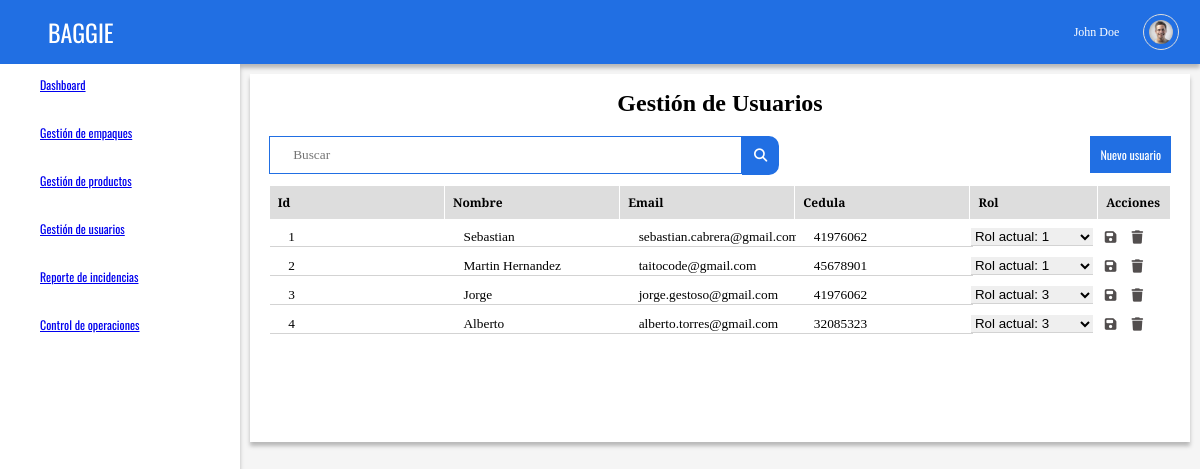
Screenshot of /usuarios/ with the database file from the repository.
### usuarios/models.py (models this page shows, shortened)
class Usuario(models.Model):
    NIVEL_USUARIO = (
        ('1', 'Administrador'),
        ('2', 'Usuario'),
        ('3', 'Operador'),
    )
    creado_el = models.DateTimeField(auto_now_add=True)
    nombre = models.CharField(max_length=60)
    email = models.EmailField(max_length=60)
    cedula = models.CharField(max_length=60)
    rol = models.CharField(max_length=1, choices=NIVEL_USUARIO)
    actividad_reciente = models.DateTimeField(auto_now_add=True)

### usuarios/views.py (the view)
# urls.py: path('usuarios/', include('usuarios.urls')),
def usuarios(request):
    usr = Usuario.objects.all()
    return render (request, 'usuarios/lista_usuarios.html', {'usuarios': usr})

### usuarios/templates/usuarios/lista_usuarios.html (shortened to what this page needs)
{% extends "main_layout.html" %}
{% block body %}
<div class="card" id="carta1">
<h1 class="card_title">Gestión de Usuarios</h1>
<div class="card_body">
  <span><form action="fbp/" method="POST" name="busqueda_empaques">
  <input type="text" name="busqueda" placeholder="Buscar" class="searcher">
  <button type="submit" value="Send" id="send" class="button_search"><i class="fas fa-search"></i></button>
  </form></span>
  <a class="button" href=/empaques/frm/>Nuevo usuario</a><br>
    {% if usuarios %}
    <table>
      <tr>
        <th>Id</th>
        <th>Nombre</th>
        <th>Email</th>
        <th>Cedula</th>
        <th>Rol</th>
        <th>Acciones</th>
      </tr>
      {% for usuario in usuarios %}
      <tr>
        <form action="modify/" method="POST" name="modificar_usuario" class="card_body">
          <td><input type="number" name="id" placeholder="Id" value="{{ usuario.id }}" ></td>
          <td><input type="text" name="nombre" placeholder="Nombre" value="{{ usuario.nombre }}"></td>
          <td><input type="email" name="email" placeholder="Email" value="{{ usuario.email }}"></td>
          <td><input type="number" name="cedula" placeholder="Cedula" value="{{ usuario.cedula }}"></td>
          <td><select name="rol" id="rol">
              <option value={{ usuario.rol }}>Rol actual: {{ usuario.rol }} </option>
            </select></td>
            <td><button type="submit" value="Modificar" id="send" class="button_icon" title="Guardar"><i class="fas fa-save"></i></button>
                <button type="submit" value="Borrar" id="send" class="button_icon" title="Borrar"><a class="fas fa-trash"></a></button>
            </td>
          </form>
        </tr>
      {% endfor %}
    {% else %}
    <table>
      <tr>
        <td>No hay usuarios registrados!</td>
      </tr>
    </table>
    {% endif %}
</div>
{% endblock %}

### static/css/theme.css (style rules this page uses)
:root { --P-Font:'Oswald', sans-serif; --S-Font:'EB Garamond', serif; --P-Negro: #524E4E; --P-Azul: #216FE3; --S-Azul: #403EAA; --P-Verde: #5A8637; --P-Amarillo: #A7B12F; --P-Rojo: #B43636; --S-Rojo: #8A4444; }
body { background-color: #F5F5F5; font-size: 1vw; margin: 0 !important; padding: 0 !important; }
#carta1 { grid-area:area1; }
.card { margin:10px; background-color: white; height: auto; width: auto; box-shadow: 0px 4px 4px rgba(0, 0, 0, 0.25); }
.card_title { font-family: var(--P-Azul); text-align: center; height: auto; width: 100%; }
.card_body { font-family: var(--S-Font); width: 96%; height: auto; text-align: justify; margin: 2%; }
input, textarea { text-indent: 1rem; font-family: var(--S-Font); width: 100%; display:block; border:none; border-bottom:1px solid lightgray; }
select { padding: 0; border:none; border-bottom:1px solid lightgray; border-radius: 0 !important; }
.button { font-family: var(--P-Font); float:right; background-color: var(--P-Azul); color: white; text-decoration: none; padding: 10px; display: inline-block; border: none; margin-bottom: 10px; }
.button_icon { background: transparent; border: none !important; color: var(--P-Negro); }
.searcher { border: solid 1px var(--P-Azul); padding: 10px; text-indent: 1em; font-family: var(--S-Font); width: 50% !important; display: block; float: left; }
.button_search { padding: 10px; background: var(--P-Azul); border: solid 2px var(--P-Azul); border-radius: 0 10px 10px 0; color: white; float:left; display: inline-block; text-decoration: none; margin-bottom: 10px; margin-left: 0; }
table { border-collapse: collapse; width: 100%; }
th { font-family: var(--S-Font); border: 1px solid white; background-color: #dddddd; text-align: left; padding: 8px; }
td { font-family: var(--S-Font); border-bottom: 1px solid white; text-align: left; padding: 8px 1px 1px 1px; margin-bottom: 10px; }

### static/css/modales.css (style rules this page uses)
:root { --P-Font:'Oswald', sans-serif; --S-Font:'EB Garamond', serif; --P-Negro: #524E4E; --P-Azul: #216FE3; --S-Azul: #403EAA; --P-Verde: #5A8637; --P-Amarillo: #A7B12F; --P-Rojo: #B43636; --S-Rojo: #8A4444; }

### rows the page displays
Usuario: id "1", nombre "Sebastian", email "sebastian.cabrera@gmail.com", cedula "41976062"
Usuario: id "2", nombre "Martin Hernandez", email "taitocode@gmail.com", cedula "45678901"
Usuario: id "3", nombre "Jorge", email "jorge.gestoso@gmail.com", cedula "41976062"
Usuario: id "4", nombre "Alberto", email "alberto.torres@gmail.com", cedula "32085323"
